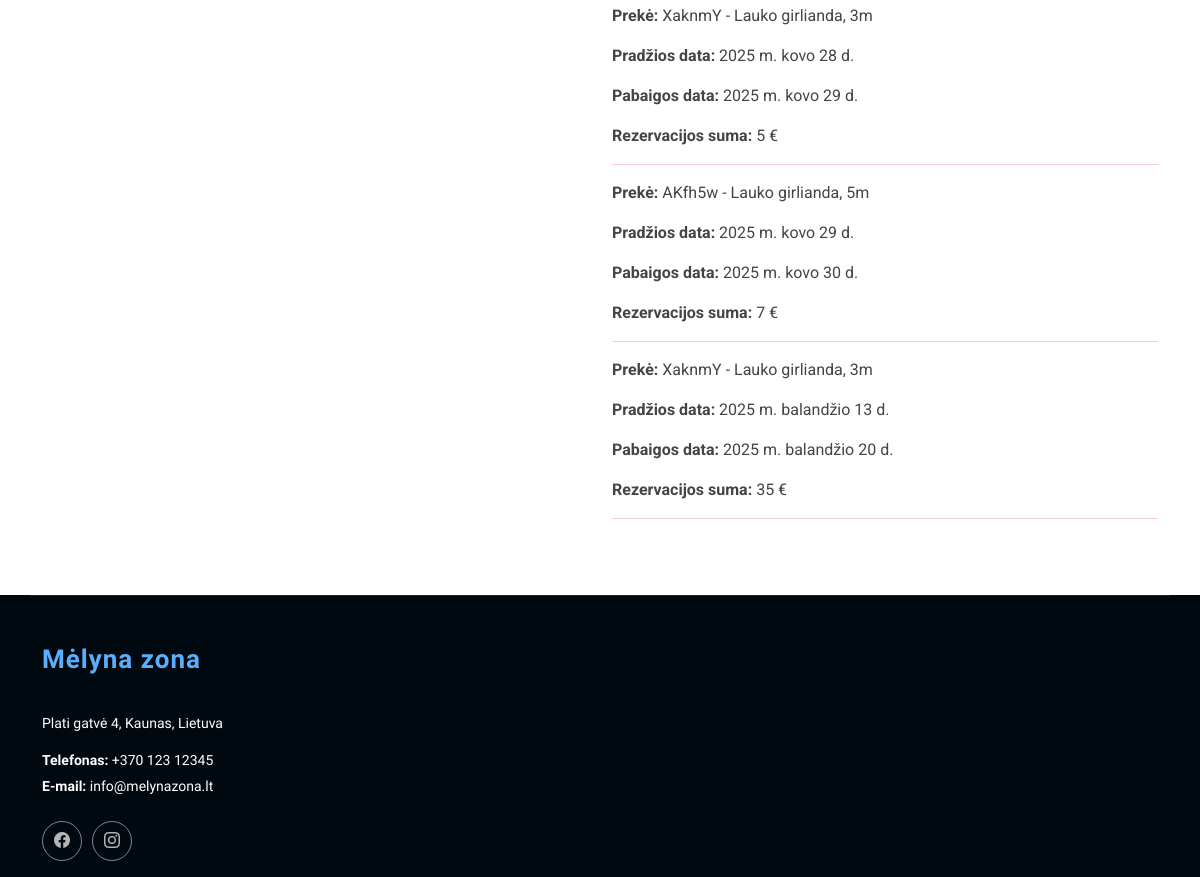
The page /rent/my-reservations/ (signed in, lower part) on the database as committed earlier.
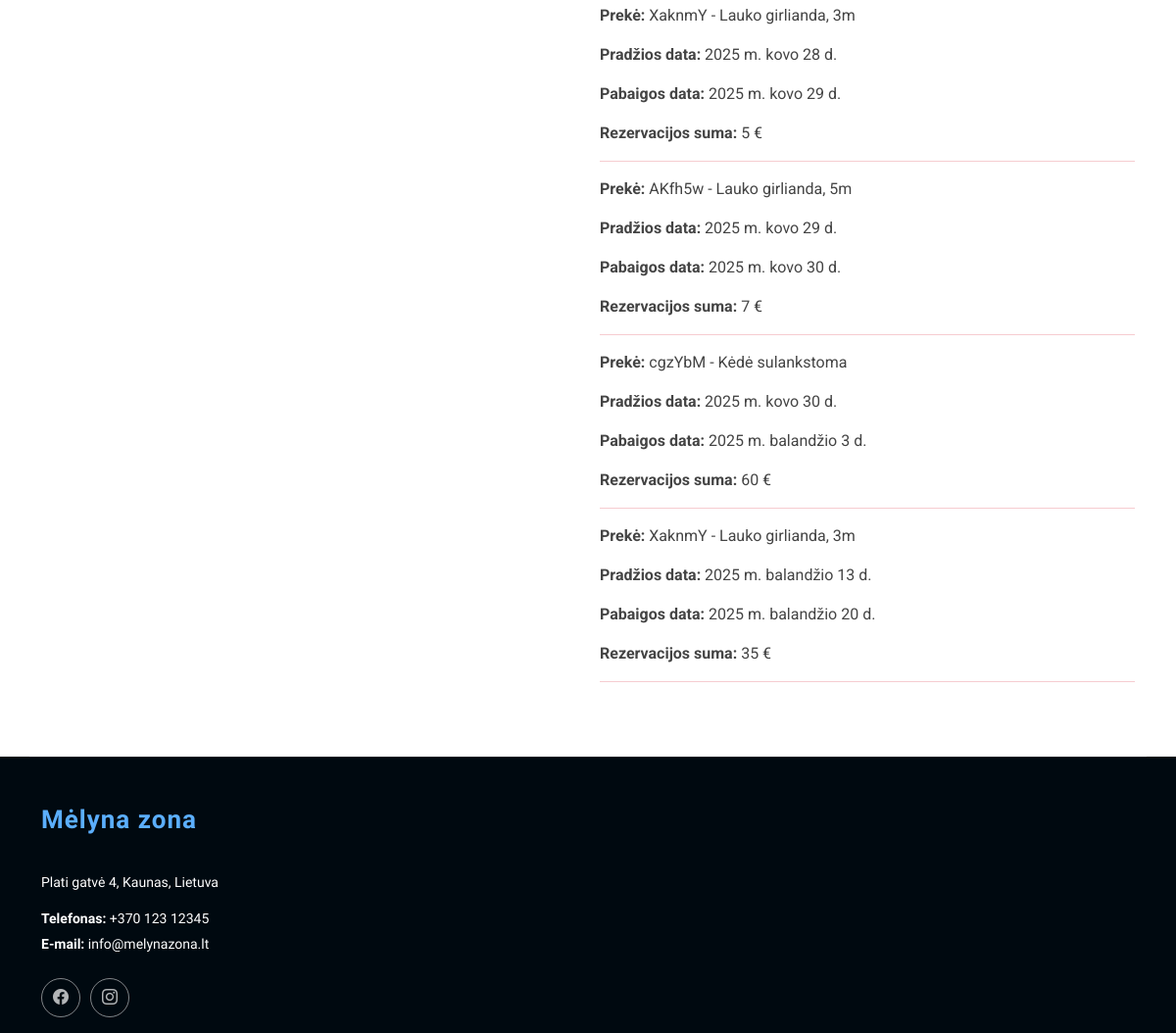
The same page on the database as committed later.
### rent/models.py (models this page shows, shortened)
class Reservation(models.Model):
    status = models.ForeignKey(Status, on_delete=models.CASCADE, related_name='reservations_status',null=True, blank=True)
    start_date = models.DateField(verbose_name="Nuomos pradžios data", null=True, blank=True)
    end_date = models.DateField(verbose_name="Nuomos pabaigos datas", null=True, blank=True)
    customer = models.ForeignKey(User, on_delete=models.SET_NULL, null=True, blank=True, verbose_name="Klientas")
    is_approved = models.BooleanField(default=False, verbose_name="Ar patvirtinta", null=True, blank=True)
    approval_date = models.DateTimeField(verbose_name="Patvirtinimo data", null=True, blank=True)
    class Meta:
        verbose_name = "Rezervacija"
        verbose_name_plural = "Rezervacijos"
        ordering = ['start_date']
    def calculate_total_price(self):
        if self.start_date and self.end_date and self.status and self.status.product.price:
            num_days = (self.end_date - self.start_date).days
            return num_days * self.status.product.price
        return 0

class Status(models.Model):
    uuid = ShortUUIDField(help_text='Unikalus ID vienodams produktams')
    product = models.ForeignKey(to="Product", null=True, blank=True, on_delete=models.CASCADE, verbose_name="Produktas", related_name="product_status")
    customer = models.ForeignKey(to=User, null=True, blank=True, on_delete=models.SET_NULL, verbose_name="Klientas")
    reservations = models.ForeignKey(to="Reservation", on_delete=models.SET_NULL, null=True, blank=True, related_name="status_reservations")
    created_at = models.DateTimeField(auto_now_add=True, null=True, blank=True, verbose_name="Sukurta")
    LOAN_STATUS = (
        ('n', 'Laikinai neprieinama'),
        ('i', 'Išnuomota'),
        ('g', 'Prekę turime sandėlyje.'),
        ('r', 'Rezervuota'),
    )
    condition = models.CharField(max_length=1, choices=LOAN_STATUS, blank=True, default="a", verbose_name="Būsena")
    class Meta:
        ordering = ['due_date']
        verbose_name = "Produkto būsena"
        verbose_name_plural = "Produktų būsenos"
        ordering = ['-pk']

class Product(models.Model):
    name = models.CharField(verbose_name="Pavadinimas", max_length=100)
    price = models.IntegerField(verbose_name="Kaina", null=True, blank=True, help_text="Paros nuomos kaina")
    description = HTMLField(verbose_name="Aprašymas", max_length=1000, help_text='Trumpas produkto aprašymas', null=True, blank=True, default="")
    inv_no = models.CharField(verbose_name="Invenorizacijos numeris", max_length=100, null=True, blank=True, unique=True,
                              help_text="Veskite invenorizacijos numerį")
    quantity = models.IntegerField(verbose_name="Kiekis", null=True, blank=True, help_text="Kiekis")
    group = models. ForeignKey(to="Group", on_delete=models.SET_NULL, null=True, blank=True, verbose_name="Produktų grupės", help_text="Parinkite kokia grupei priklauso produktas")
    cover = models.ImageField(verbose_name="Paveikslėlis", upload_to='covers', null=True, blank=True)
    class Meta:
        verbose_name = "Prouktas"
        verbose_name_plural = "Produktai"
        ordering = ['inv_no']

### rent/views.py (the view)
# urls.py: path('my-reservations/', views.ReservationListView.as_view(), name='my_reservations'),
class ReservationListView(LoginRequiredMixin, generic.ListView):
    model = Reservation
    template_name = "my_reservations.html"
    context_object_name = "reservations"
    def get_context_data(self, **kwargs):
        context = super().get_context_data(**kwargs)
        context['approved_reservations'] = Reservation.objects.filter(
            customer=self.request.user, is_approved=True
        ).order_by('start_date')
        context['pending_reservations'] = Reservation.objects.filter(
            customer=self.request.user, is_approved=False
        ).order_by('start_date')
        return context

### rent/templates/my_reservations.html (shortened to what this page needs)
{% extends "base2.html" %}
{% load i18n %}
{% load static %}
{% block "content" %}
<section id="my_products" class="services section">
    <div class="container" data-aos="fade-up" data-aos-delay="100">
        <div class="row">
            <div class="col-md-6">
            </div>
            <div class="col-md-6">
                {% for reservation in pending_reservations %}
                <div class="reservation-card">
                    <p><strong>Prekė:</strong> {{ reservation.status.uuid|slice:":6" }} - {{ reservation.status.product.name }}</p>
                    <p><strong>Pradžios data:</strong> {{ reservation.start_date }}</p>
                    <p><strong>Pabaigos data:</strong> {{ reservation.end_date }}</p>
                    <p><strong>Rezervacijos suma:</strong> {{ reservation.calculate_total_price }} €</p>
                </div>
                <hr style="border: none; height: 1px; background-color: #dc3545;"/>
                {% empty %}
                <p class="text-muted">Jūs neturite laukiančių rezervacijų</p>
                {% endfor %}
            </div>
        </div>
    </div>
</section>
{% endblock %}

Rows that differ between the two databases and show on the page:
added Reservation: status.uuid "cgzYbM", status.product.name "Kėdė sulankstoma", start_date "2025 m. kovo 30 d.", end_date "2025 m. balandžio 3 d.", calculate_total_price "60"
